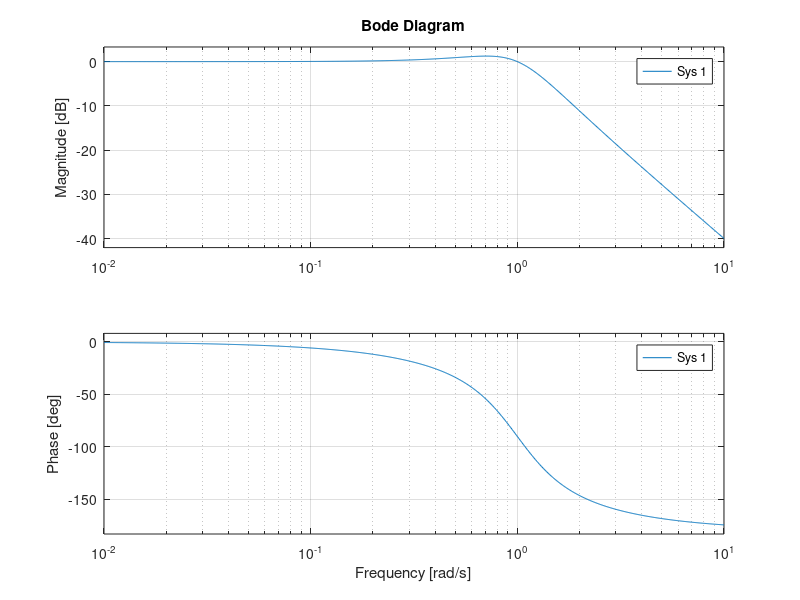

MATLAB code to generate this figure:
%% a
bode(tf([1],[1 1]))
%% b
bode(tf([1 -1],[1]))
%% c
bode(tf([1 -1],[1 1]))
%% d
bode(tf([1 101 100],[1 0]))
%% e
bode(tf([1 0],[1 101 100]))
%% f
bode(tf([1],[1 1 1]))